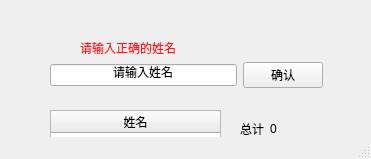
<?xml version="1.0" encoding="UTF-8"?>
<ui version="4.0">
 <class>MainWindow</class>
 <widget class="QMainWindow" name="MainWindow">
  <property name="geometry">
   <rect>
    <x>0</x>
    <y>0</y>
    <width>371</width>
    <height>159</height>
   </rect>
  </property>
  <property name="windowTitle">
   <string>MainWindow</string>
  </property>
  <widget class="QWidget" name="centralwidget">
   <widget class="QTableWidget" name="data_list_widget">
    <property name="geometry">
     <rect>
      <x>50</x>
      <y>110</y>
      <width>171</width>
      <height>191</height>
     </rect>
    </property>
    <property name="selectionMode">
     <enum>QAbstractItemView::ExtendedSelection</enum>
    </property>
    <property name="selectionBehavior">
     <enum>QAbstractItemView::SelectRows</enum>
    </property>
    <property name="textElideMode">
     <enum>Qt::ElideMiddle</enum>
    </property>
    <property name="rowCount">
     <number>0</number>
    </property>
    <property name="columnCount">
     <number>1</number>
    </property>
    <attribute name="horizontalHeaderStretchLastSection">
     <bool>true</bool>
    </attribute>
    <attribute name="verticalHeaderDefaultSectionSize">
     <number>26</number>
    </attribute>
    <attribute name="verticalHeaderMinimumSectionSize">
     <number>26</number>
    </attribute>
    <attribute name="verticalHeaderStretchLastSection">
     <bool>false</bool>
    </attribute>
    <column>
     <property name="text">
      <string>姓名</string>
     </property>
    </column>
   </widget>
   <widget class="QPushButton" name="submit_button">
    <property name="geometry">
     <rect>
      <x>240</x>
      <y>260</y>
      <width>81</width>
      <height>41</height>
     </rect>
    </property>
    <property name="text">
     <string>提交</string>
    </property>
   </widget>
   <widget class="QPushButton" name="delete_button">
    <property name="geometry">
     <rect>
      <x>240</x>
      <y>210</y>
      <width>81</width>
      <height>41</height>
     </rect>
    </property>
    <property name="text">
     <string>删除(del)</string>
    </property>
   </widget>
   <widget class="QWidget" name="layoutWidget">
    <property name="geometry">
     <rect>
      <x>50</x>
      <y>60</y>
      <width>273</width>
      <height>30</height>
     </rect>
    </property>
    <layout class="QHBoxLayout" name="horizontalLayout">
     <item>
      <widget class="QLineEdit" name="lineEdit">
       <property name="text">
        <string>请输入姓名</string>
       </property>
       <property name="cursorPosition">
        <number>5</number>
       </property>
       <property name="alignment">
        <set>Qt::AlignCenter</set>
       </property>
      </widget>
     </item>
     <item>
      <widget class="QPushButton" name="pushButton">
       <property name="text">
        <string>确认</string>
       </property>
      </widget>
     </item>
    </layout>
   </widget>
   <widget class="QWidget" name="layoutWidget">
    <property name="geometry">
     <rect>
      <x>240</x>
      <y>120</y>
      <width>111</width>
      <height>17</height>
     </rect>
    </property>
    <layout class="QFormLayout" name="total">
     <item row="0" column="0">
      <widget class="QLabel" name="label">
       <property name="text">
        <string>总计</string>
       </property>
      </widget>
     </item>
     <item row="0" column="1">
      <widget class="QLabel" name="num_total">
       <property name="text">
        <string>0</string>
       </property>
      </widget>
     </item>
    </layout>
   </widget>
   <widget class="QLabel" name="label_2">
    <property name="geometry">
     <rect>
      <x>80</x>
      <y>40</y>
      <width>151</width>
      <height>16</height>
     </rect>
    </property>
    <property name="styleSheet">
     <string notr="true">color: rgb(255, 24, 24);</string>
    </property>
    <property name="text">
     <string>请输入正确的姓名</string>
    </property>
   </widget>
  </widget>
  <widget class="QMenuBar" name="menubar">
   <property name="geometry">
    <rect>
     <x>0</x>
     <y>0</y>
     <width>371</width>
     <height>26</height>
    </rect>
   </property>
  </widget>
  <widget class="QStatusBar" name="statusbar"/>
 </widget>
 <resources/>
 <connections/>
</ui>
